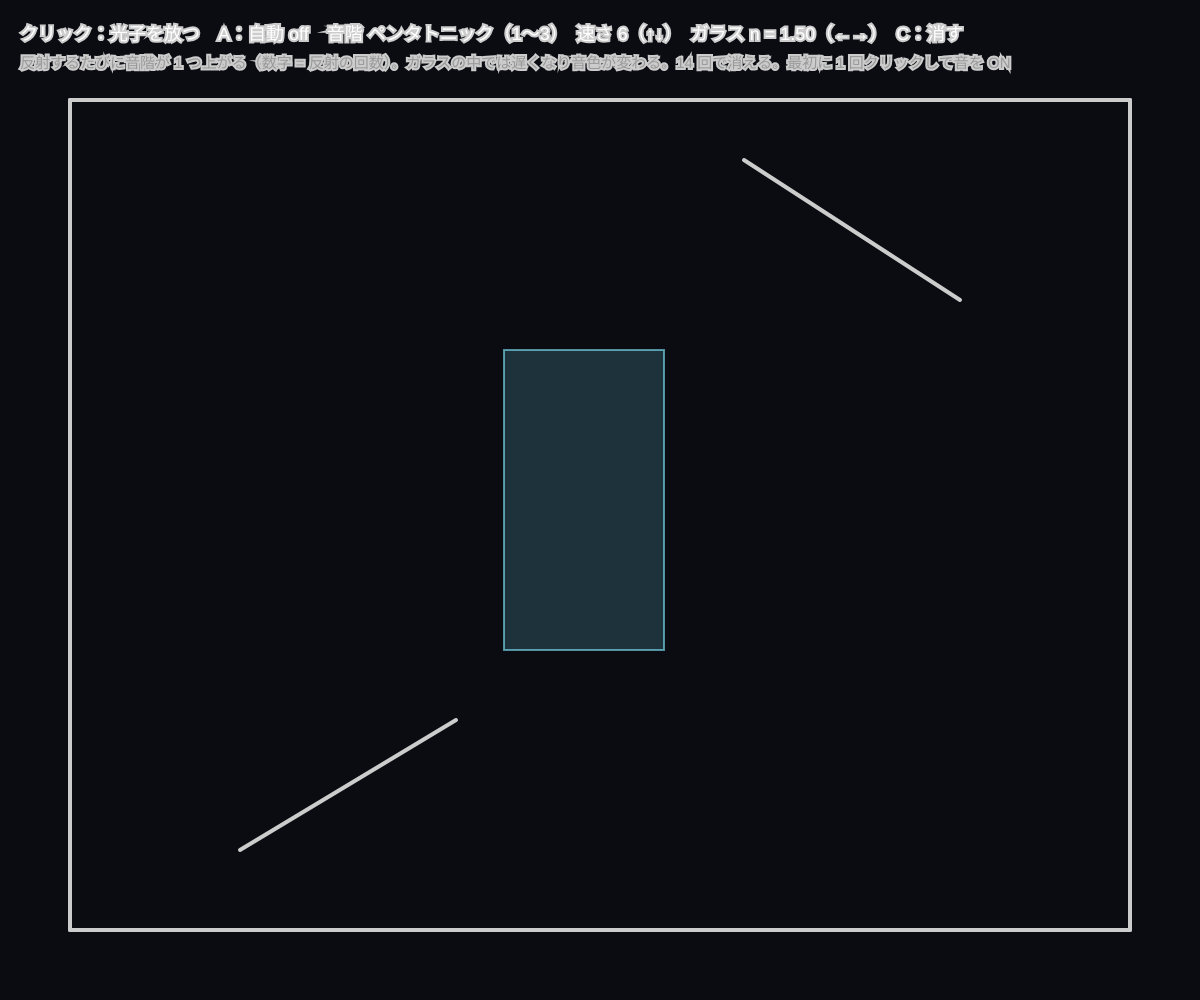
Frame 1 (no input)
Frame 60 (no input): identical to frame 1, image omitted
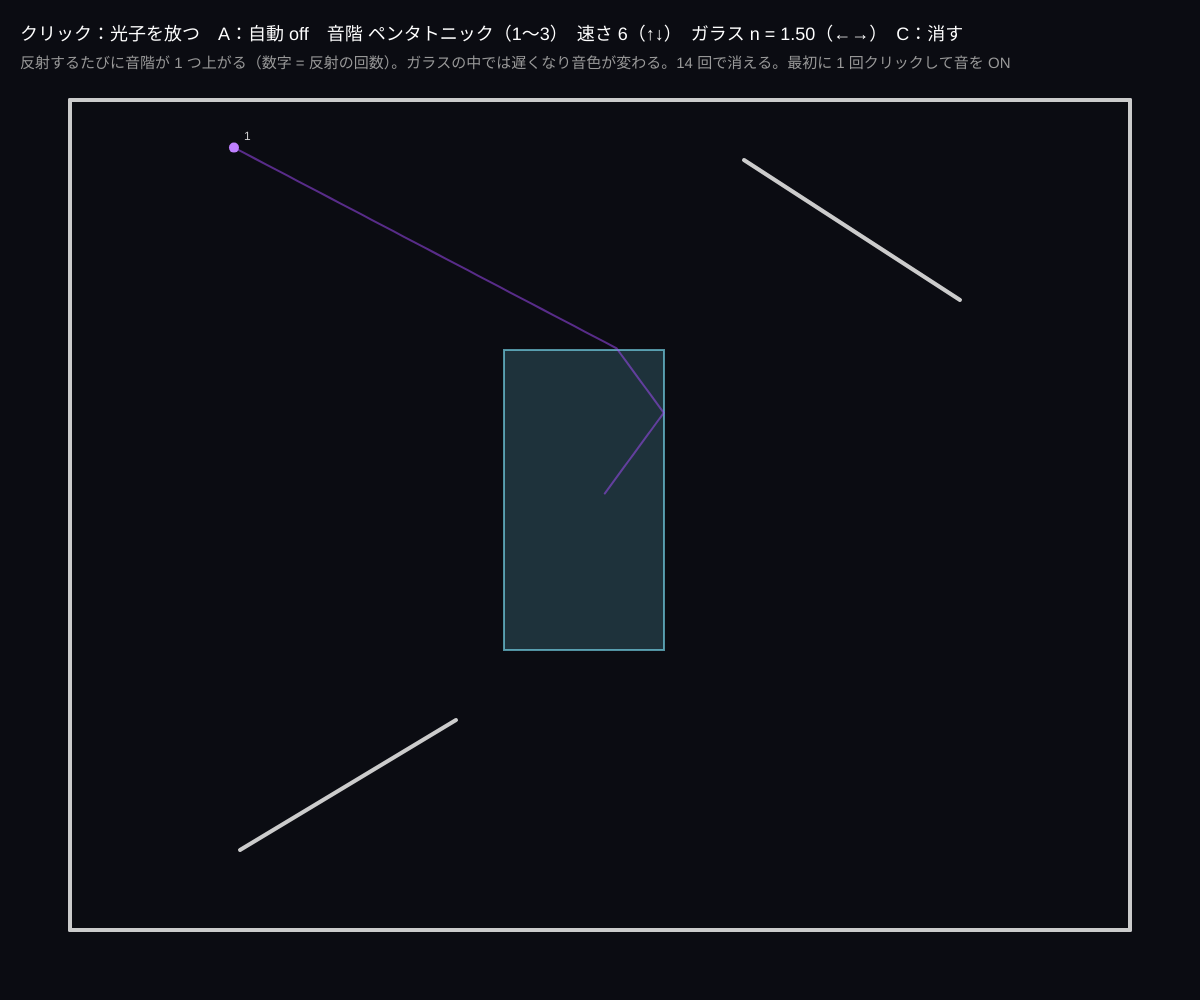
Frame 120 (the mouse pressed at the canvas centre since frame 60)

The p5.js sketch that drew these frames (run headless with seeded random() and noise() and a simulated clock; from frame 60 on, the mouse is pressed at the canvas centre):

// p5.js sketch
// ── sketch.js
// ============================================
// 13 光の反射と屈折を音にする
// 部屋の中に光の粒（光子）を放つ。壁や鏡で反射するたびに音が鳴り、反射の回数で音階が上がる
//   ガラスの板に入ると屈折して遅くなり（速さ c/n）、音色が変わる（三角波 → のこぎり波）
//   使っている式は 00・01 と同じ：反射 d' = d − 2(d·n)n、スネルの法則 n1 sinθ1 = n2 sinθ2
// クリック = 光子を放つ（マウスの位置から中心へ向かって） / A = 自動で放つ / 1〜3 = 音階 / ↑↓ = 速さ / ←→ = ガラスの屈折率 / C = 全部消す
// ============================================

let photons = [];
let maxPhotons = 12;      // ★ 同時にある光子の数
let speed = 6;            // ★ 光の速さ（px/フレーム）
let nGlass = 1.5;         // ★ ガラスの屈折率
let maxBounces = 14;      // ★ この回数反射したら消える
let scaleKind = 0;
let scales = [[0, 2, 4, 7, 9], [0, 2, 3, 5, 7, 8, 10], [0, 4, 7, 11]];   // ペンタ、短調、長七
let autoEmit = false;
let walls = [], glassRect;

function setup() {
  createCanvas(windowWidth, windowHeight);
  colorMode(HSB, 360, 100, 100, 100);
  let m = 70;
  // 部屋の壁（4 辺）と斜めの鏡 2 枚
  walls = [
    seg(m, 100, width - m, 100), seg(width - m, 100, width - m, height - m), seg(width - m, height - m, m, height - m), seg(m, height - m, m, 100),
    seg(width * 0.62, 160, width * 0.8, 300), seg(width * 0.2, height - 150, width * 0.38, height - 280),
  ];
  glassRect = { x: width * 0.42, y: height * 0.35, w: 160, h: 300 };
}
function seg(x1, y1, x2, y2) { return { a: { x: x1, y: y1 }, b: { x: x2, y: y2 } }; }
function inGlass(x, y) { return x > glassRect.x && x < glassRect.x + glassRect.w && y > glassRect.y && y < glassRect.y + glassRect.h; }

function emit(x, y, dx, dy) {
  let L = Math.hypot(dx, dy); if (L < 1e-6) return;
  if (photons.length >= maxPhotons) photons.shift();
  photons.push({ x, y, dx: dx / L, dy: dy / L, bounces: 0, trail: [], hue: random(360), inside: inGlass(x, y), life: 1 });
}

// ★ 光子を 1 歩進める。壁・鏡で反射、ガラスの境界で屈折
function stepPhoton(p) {
  let v = speed / (p.inside ? nGlass : 1);
  let nx = p.x + p.dx * v, ny = p.y + p.dy * v;
  // 壁・鏡
  for (let w of walls) {
    let h = raySeg(p.x, p.y, p.dx, p.dy, w.a, w.b);
    if (h && h.t <= v) {
      let ex = w.b.x - w.a.x, ey = w.b.y - w.a.y, L = Math.hypot(ex, ey), wnx = -ey / L, wny = ex / L;
      let dp = p.dx * wnx + p.dy * wny;
      p.x += p.dx * h.t; p.y += p.dy * h.t;
      p.dx -= 2 * dp * wnx; p.dy -= 2 * dp * wny;
      p.bounces++;
      playBounce(p);
      return;
    }
  }
  // ガラスの境界をまたいだ？
  let wasIn = p.inside, nowIn = inGlass(nx, ny);
  if (wasIn !== nowIn) {
    // どの辺をまたいだかで法線を決める（縦の辺なら x 向き、横の辺なら y 向き）
    let g = glassRect;
    let crossX = (p.x < g.x) !== (nx < g.x) || (p.x < g.x + g.w) !== (nx < g.x + g.w);
    let bnx = crossX ? 1 : 0, bny = crossX ? 0 : 1;
    let na = wasIn ? nGlass : 1, nb = wasIn ? 1 : nGlass;
    let d = snellRefract(p.dx, p.dy, bnx, bny, na, nb);
    if (d) { p.dx = d.x; p.dy = d.y; p.inside = nowIn; playRefract(p, nowIn); }
    else { if (crossX) p.dx = -p.dx; else p.dy = -p.dy; p.bounces++; playBounce(p); return; }   // 全反射
  }
  p.x = nx; p.y = ny;
}
function raySeg(px, py, dx, dy, a, b) {
  let ex = b.x - a.x, ey = b.y - a.y, den = dx * ey - dy * ex;
  if (Math.abs(den) < 1e-9) return null;
  let t = ((a.x - px) * ey - (a.y - py) * ex) / den, s = ((a.x - px) * dy - (a.y - py) * dx) / den;
  return t > 1e-6 && s >= 0 && s <= 1 ? { t, s } : null;
}
function snellRefract(dx, dy, nx, ny, na, nb) {
  let c = -(dx * nx + dy * ny);
  if (c < 0) { nx = -nx; ny = -ny; c = -c; }
  let r = na / nb, k = 1 - r * r * (1 - c * c);
  if (k < 0) return null;
  let f = r * c - Math.sqrt(k);
  return { x: r * dx + f * nx, y: r * dy + f * ny };
}

// ★ 反射の回数 → 音の高さ（音階を上っていく）
function playBounce(p) {
  let sc = scales[scaleKind];
  let degree = p.bounces - 1;
  let semi = sc[degree % sc.length] + 12 * Math.floor(degree / sc.length);
  let freq = 220 * Math.pow(2, semi / 12);
  ping(Math.min(3000, freq), 0.18, p.inside ? 'sawtooth' : 'triangle', 0.35);
  p.flash = 12;
}
function playRefract(p, entering) { ping(entering ? 180 : 360, 0.12, 'sine', 0.5); }

function draw() {
  background(230, 40, 7);
  if (autoEmit && frameCount % 40 === 0) emit(random(120, width - 120), random(140, height - 120), random(-1, 1), random(-1, 1));
  // ガラス
  noStroke(); fill(190, 50, 70, 25); rect(glassRect.x, glassRect.y, glassRect.w, glassRect.h);
  noFill(); stroke(190, 50, 100, 60); strokeWeight(2); rect(glassRect.x, glassRect.y, glassRect.w, glassRect.h);
  // 壁・鏡
  stroke(0, 0, 80); strokeWeight(4);
  for (let w of walls) line(w.a.x, w.a.y, w.b.x, w.b.y);

  // 光子
  for (let p of photons) {
    for (let k = 0; k < 2; k++) stepPhoton(p);
    p.trail.push({ x: p.x, y: p.y }); if (p.trail.length > 90) p.trail.shift();
    if (p.bounces >= maxBounces) p.life -= 0.02;
    if (p.flash > 0) p.flash--;
    noFill(); stroke(p.hue, 70, 100, 50 * p.life); strokeWeight(2);
    beginShape(); for (let q of p.trail) vertex(q.x, q.y); endShape();
    noStroke(); fill(p.hue, 50, 100, 100 * p.life); circle(p.x, p.y, 10 + (p.flash || 0));
    fill(0, 0, 100, 80 * p.life); textSize(12); text(p.bounces, p.x + 10, p.y - 8);
  }
  photons = photons.filter((p) => p.life > 0 && p.x > -50 && p.x < width + 50 && p.y > -50 && p.y < height + 50);

  fill(0, 0, 100); textSize(18);
  text('クリック：光子を放つ　A：自動 ' + (autoEmit ? 'ON' : 'off') + '　音階 ' + ['ペンタトニック', '短調', '長七の和音'][scaleKind] + '（1〜3）　速さ ' + speed + '（↑↓）　ガラス n = ' + nf(nGlass, 1, 2) + '（←→）　C：消す', 20, 40);
  fill(0, 0, 60); textSize(15);
  text('反射するたびに音階が 1 つ上がる（数字 = 反射の回数）。ガラスの中では遅くなり音色が変わる。' + maxBounces + ' 回で消える。最初に 1 回クリックして音を ON', 20, 68);
}

function mousePressed() {
  startAudio();
  emit(mouseX, mouseY, width / 2 - mouseX + random(-80, 80), height / 2 - mouseY + random(-80, 80));
}
function keyPressed() {
  startAudio();
  if (key === 'a' || key === 'A') autoEmit = !autoEmit;
  if (key === '1' || key === '2' || key === '3') scaleKind = Number(key) - 1;
  if (key === UP_ARROW) speed = Math.min(16, speed + 1);
  if (key === DOWN_ARROW) speed = Math.max(1, speed - 1);
  if (key === RIGHT_ARROW) nGlass = Math.min(2.5, nGlass + 0.1);
  if (key === LEFT_ARROW) nGlass = Math.max(1.0, nGlass - 0.1);
  if (key === 'c' || key === 'C') photons = [];
}

// ---------- やってみよう ----------
// 1. 鏡の角に向けて放つと、短い間隔で反射して速いフレーズになる。部屋の形で曲が変わる
// 2. ガラスの屈折率を 2.5 にすると、中で全反射して閉じ込められることがある（光ファイバー）
// 3. 音の高さを「反射の回数」でなく「進んだ距離」や「入射角」で決めてみよう
// 4. walls に鏡を足して、自分だけの「音の部屋」をつくろう。自由制作のベースに

// ==================================================
// ここから下は「音を鳴らすための道具」（短い音をポンと鳴らす）
// ==================================================
let audioCtx, masterOut;
function startAudio() {
  if (!audioCtx) { audioCtx = new AudioContext(); masterOut = audioCtx.createDynamicsCompressor(); masterOut.connect(audioCtx.destination); }
  if (audioCtx.state !== 'running') audioCtx.resume();
}
function ping(freq, vol, type, dur) {
  if (!audioCtx) return;
  let o = audioCtx.createOscillator(), g = audioCtx.createGain();
  o.type = type; o.frequency.value = freq;
  let t0 = audioCtx.currentTime;
  g.gain.setValueAtTime(0.0001, t0);
  g.gain.exponentialRampToValueAtTime(vol, t0 + 0.01);
  g.gain.exponentialRampToValueAtTime(0.0001, t0 + dur);
  o.connect(g); g.connect(masterOut); o.start(t0); o.stop(t0 + dur + 0.05);
}
